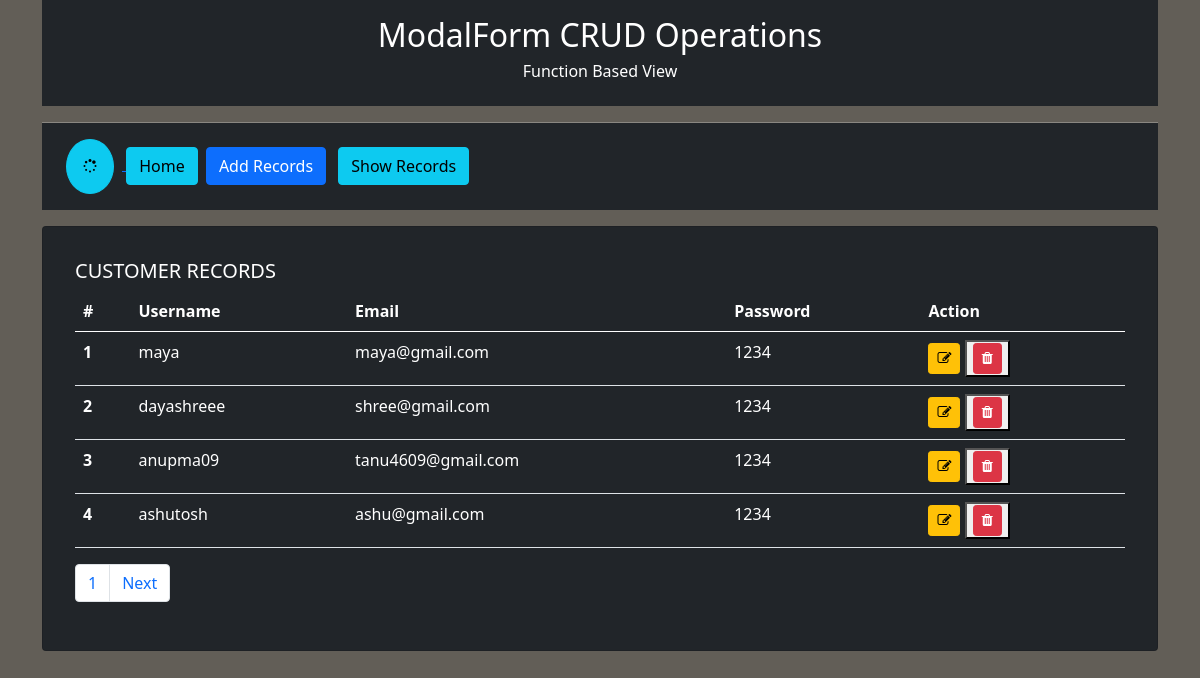
The app's page /, older data.
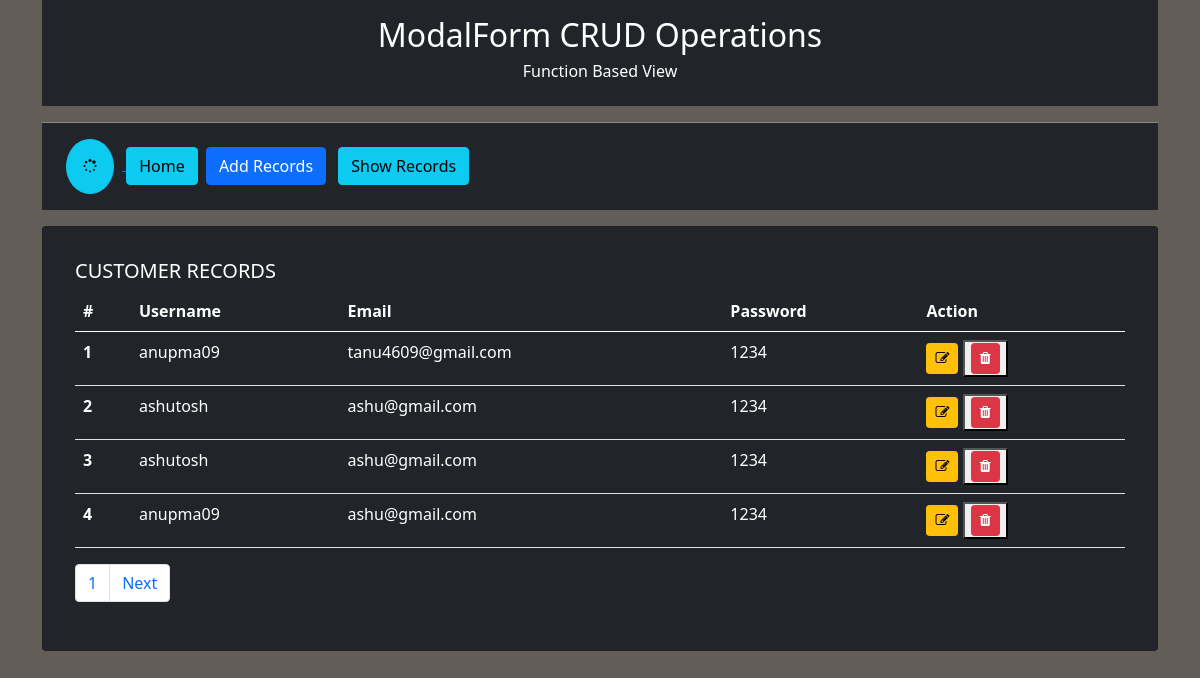
The same page, newer data.
### crudapp/models.py (models this page shows, shortened)
class User(models.Model):
    name = models.CharField(max_length=70)
    email = models.EmailField(max_length=100)
    password = models.CharField(max_length=100)
    publish = models.BooleanField(default=True)
    timeStamp = models.DateTimeField(auto_now_add=True)

### crudapp/views.py (the view, shortened to what this page needs)
# urls.py: path('', views.add_show, name='home'),
def add_show(request):
    error = ""
    form = UserRecordsManagement()
    paginated_records = User.objects.all().order_by('-timeStamp')
    records = Paginator(paginated_records.filter(publish=True),4)
    page= request.GET.get('page')
    try:
        records = records.page(page)
    except PageNotAnInteger:
        records  = records.page(1)
    except EmptyPage:
        records  = records.page(records.num_pages)
    context = {
        'form':form,
        'records':records,
        }
    return render(request, 'crudapp/showadded.html',context)

### crudapp/templates/crudapp/showadded.html (shortened to what this page needs)
{% extends 'base.html' %}
{% block content %}
<div class="row my-3">
    <div class="col-lg-12">
        <div class="card bg-dark p-3 text-white">
            <div class="card-body">
            {% if records %}
              <h5 class="card-title">CUSTOMER RECORDS </h5>
              <table class="table text-white">
                <thead>
                  <tr>
                    <th scope="col">#</th>
                    <th scope="col">Username</th>
                    <th scope="col">Email</th>
                    <th scope="col">Password</th>
                    <th scope="col">Action</th>
                  </tr>
                </thead>
                <tbody>
                        {% for record in records %}
                        <tr>
                            <th scope="row">{{forloop.counter}}</th>
                            <td>{{record.name}}</td>
                            <td>{{record.email}}</td>
                            <td>{{record.password}}</td>
                            <td>
                           <a href="{% url 'update-record' record.id %}"><i class="btn btn-warning btn-sm fa fa-edit" aria-hidden="true"></i></a>
                             <form action="{% url 'delete-record' record.id %}" method="post" class="d-inline">{% csrf_token %}
                              <button type="submit">
                              <i class="btn btn-danger btn-sm fa fa-trash" aria-hidden="true"></i>
                              </button>
                             </form>
                            </td>
                          </tr>
                        {% endfor %}
                    {% else %}
                     <div class="alert alert-warning" role="alert">
                        <strong>No Records Available In No Records Available In Database <i class="fa fa-database" aria-hidden="true"></i></strong>
                      </div>
                    {% endif %}
                </tbody>
              </table>
<nav aria-label="Page navigation example">
  <ul class="pagination my-3 ">
    <li class="page-item"><a class="page-link" href="#">{{records.number}}</a></li>
  {% if records.has_next %}
    <li class="page-item">
      <a class="page-link" href="?page={{records.next_page_number}}">Next</a>
    </li>
  {% endif %}
  </ul>
</nav>
</div>
          </div>
    </div>
</div>
{% endblock content %}

Row changes from the older to the newer data that the page shows:
removed User: name "maya", email "maya@gmail.com", password "1234"
removed User: name "dayashreee", email "shree@gmail.com", password "1234"
now on this page (row unchanged): User: name "ashutosh", email "ashu@gmail.com", password "1234"
now on this page (row unchanged): User: name "anupma09", email "ashu@gmail.com", password "1234"
